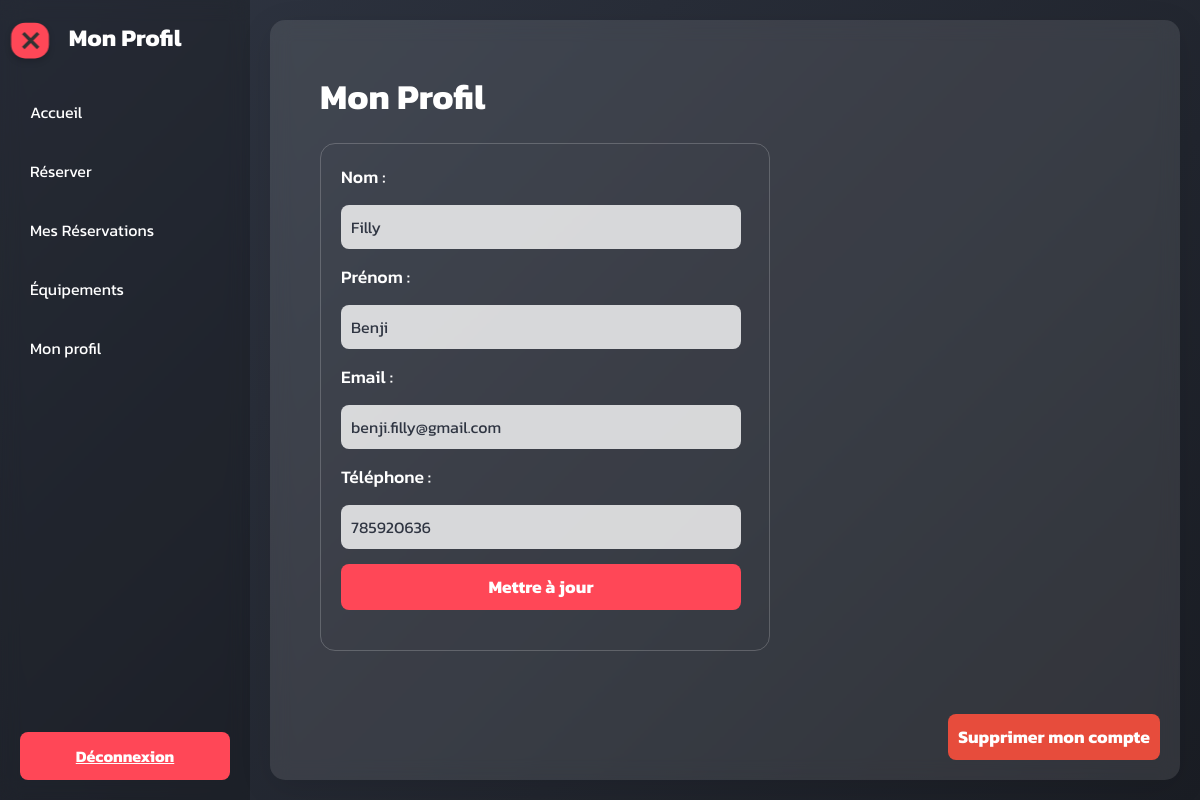
Screenshot of /profile (signed in) with the database file from the repository.
### tables this page shows
CREATE TABLE `Utilisateur` (`ID_utilisateur` INTEGER PRIMARY KEY UNIQUE, `Nom` TEXT, `Prénom` TEXT, `E-mail` TEXT UNIQUE, `Telephone` INTEGER UNIQUE, "Mot_de_passe" TEXT);

### inscription.py (the view, shortened to what this page needs)
@app.route('/profile', methods=['GET', 'POST'])
@login_required
def profile():
    user_id = session['user_id']
    try:
        with get_db_connection() as conn:
            cursor = conn.cursor()
            if request.method == 'GET':
                cursor.execute('SELECT Nom, Prénom, "E-mail", Telephone FROM Utilisateur WHERE ID_utilisateur = ?', (user_id,))
                user = cursor.fetchone()
                if user:
                    return render_template('profile.html', user=user)
                flash('Utilisateur introuvable', 'error')
                return redirect(url_for('dashboard'))
    except sqlite3.Error as e:
        flash('Erreur lors de la mise à jour du profil', 'error')
        print(f"Erreur SQLite: {e}")
        return redirect(url_for('dashboard'))

### inscription.py (called while the page is built)
def get_db_connection():
    conn = sqlite3.connect(DATABASE)
    conn.row_factory = sqlite3.Row
    return conn

def login_required(f):
    @wraps(f)
    def decorated_function(*args, **kwargs):
        if 'user_id' not in session:
            flash('Veuillez vous connecter pour accéder à cette page', 'info')
            return redirect(url_for('login'))
        return f(*args, **kwargs)
    return decorated_function

### templates/profile.html (shortened to what this page needs)
<!DOCTYPE html>
<html lang="fr">
<head>
</head>
<body>
    <div class="sidebar" id="sidebar">
        <h2>Mon Profil</h2>
        <ul>
            <li><a href="{{ url_for('dashboard') }}">Accueil</a></li>
            <li><a href="{{ url_for('reservation') }}">Réserver</a></li>
            <li><a href="{{ url_for('my_reservations') }}">Mes Réservations</a></li>
            <li><a href="{{ url_for('equipements') }}">Équipements</a></li>
            <li><a href="{{ url_for('profile') }}">Mon profil</a></li>
        </ul>
        <div class="logout">
            <a href="{{ url_for('logout') }}">Déconnexion</a>
        </div>
    </div>
    <div class="toggle-btn change" id="toggleBtn" onclick="menu(this)">
        <div class="bar3"></div>
    </div>
    <div class="content">
        <h1>Mon Profil</h1>
        <div class="info">
            <form method="POST" action="{{ url_for('profile') }}">
                <label for="nom">Nom :</label>
                <input type="text" id="nom" name="nom" value="{{ user['Nom'] }}" required>
                <label for="prenom">Prénom :</label>
                <input type="text" id="prenom" name="prenom" value="{{ user['Prénom'] }}" required>
                <label for="email">Email :</label>
                <input type="email" id="email" name="email" value="{{ user['E-mail'] }}" required>
                <label for="telephone">Téléphone :</label>
                <input type="text" id="telephone" name="telephone" value="{{ user['Telephone'] }}" required> <br>
                <button type="submit">Mettre à jour</button>
            </form>
        </div>
        <button class="delete-btn" id="deleteAccount">Supprimer mon compte</button>
    </div>
</body>
</html>

### templates/profile.html (style rules this page uses)
:root { --primary-color: #ff4757; --secondary-color: #2f3542; --accent-color: #1e90ff; --light-bg: #f1f2f6; --logout-color: #ff4757; --text-color: #ffffff; }
* { margin: 0; padding: 0; box-sizing: border-box; font-family: 'Kanit', sans-serif; }
body { background: linear-gradient(135deg, var(--secondary-color), #1a1d24); min-height: 100vh; display: flex; color: var(--text-color); }
.sidebar { width: 250px; background-color: rgba(0, 0, 0, 0.2); backdrop-filter: blur(10px); color: var(--text-color); display: flex; flex-direction: column; padding: 20px; position: relative; min-height: 100vh; transition: transform 0.3s ease; }
.sidebar h2 { text-align: center; margin-bottom: 20px; font-weight: 700; font-size: 1.5rem; }
.sidebar ul { list-style: none; flex-grow: 1; }
.sidebar ul li { margin: 15px 0; }
.sidebar ul li a { text-decoration: none; color: var(--text-color); padding: 10px; display: block; border-radius: 8px; transition: background-color 0.3s, transform 0.2s; }
.logout { margin-top: auto; }
.logout a { background-color: var(--logout-color); color: var(--text-color); padding: 12px; display: block; text-align: center; border-radius: 8px; font-weight: 700; font-size: 1rem; transition: background-color 0.3s, transform 0.2s; }
.toggle-btn { display: inline-block; position: absolute; top: 15px; left: 30px; transform: translateX(-50%) scale(0.7); background-color: var(--primary-color); color: white; padding: 12px; border-radius: 20px; cursor: pointer; transition: background-color 0.3s ease, transform 0.3s ease; z-index: 100; box-shadow: 0 4px 10px rgba(0, 0, 0, 0.2); user-select: none; }
.bar1, .bar2, .bar3 { width: 30px; height: 5px; background-color: #333; margin: 3px 0; transition: 0.4s; }
.change .bar3 { transform: translate(1px, -8px) rotate(45deg); }
.content { flex: 1; padding: 50px; margin: 20px; background: rgba(255, 255, 255, 0.1); backdrop-filter: blur(10px); margin-left: 20px; border-radius: 15px; box-shadow: 0 8px 32px rgba(0, 0, 0, 0.1); color: var(--text-color); font-weight: 500; position: relative; z-index: 1; transition: margin-left 0.3s ease, width 0.3s ease; }
.content h1 { font-size: 2.2rem; margin-bottom: 20px; font-weight: 700; }
.content form { display: grid; grid-template-columns: 1fr 1fr; gap: 15px; margin-bottom: 20px; }
.content label { font-size: 1.1rem; font-weight: 500; grid-column: span 2; }
.content input { padding: 10px; border-radius: 8px; border: none; font-size: 1rem; background-color: rgba(255, 255, 255, 0.8); color: var(--secondary-color); }
.content button { padding: 10px; border: none; border-radius: 8px; background-color: var(--primary-color); color: var(--text-color); font-size: 1.1rem; font-weight: 700; cursor: pointer; transition: background-color 0.3s; }
.content .delete-btn { background-color: #e74c3c; position: absolute; bottom: 20px; right: 20px; }
.info { margin-bottom: 20px; border: 1px solid rgba(255, 255, 255, 0.2); padding: 20px; border-radius: 15px; max-width: 450px; }
.info input { min-width: 400px }

### rows the page displays
Utilisateur: nom "Filly", prenom "Benji", email "benji.filly@gmail.com", telephone "785920636"
